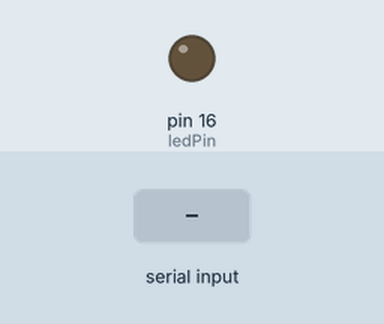
The sketch below on a simulated Arduino Uno, built with avr-gcc and run on an emulated ATmega328P. Shown: output pins drawn as LEDs (lit = HIGH). Inputs (shaded band) come from the test bench.

Above: at 1.2 s.
1.3 s: "F" received over Serial
At 2.3 s:
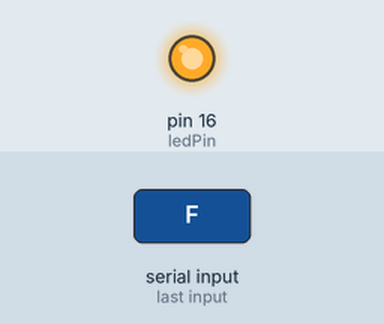
2.8 s: "O" received over Serial
At 3.6 s:
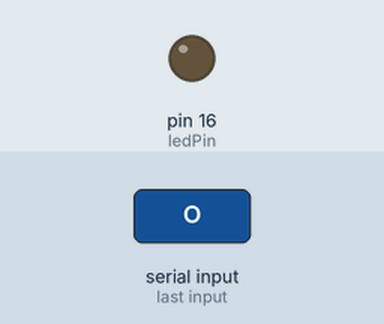
Timing chart, 0 to 5.8 s (numbered marks = the images above; inputs shaded):
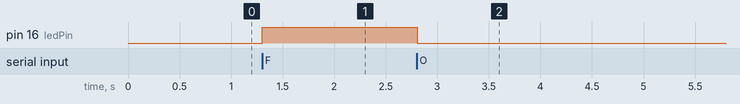

Measured:
- after the input at 1.3 s, pin 16 (ledPin): LOW → HIGH at once
- after the input at 2.8 s, pin 16 (ledPin): HIGH → LOW at once

The sketch:

lab2_2.ino
```cpp
#define ledPin 16
int charReceived;

void setup(){
  pinMode(ledPin, OUTPUT);
  Serial.begin(9600);
}

void loop() {
  if (Serial.available()){
    char temp = Serial.read();
    if(32 <= temp && temp <= 126)
      charReceived = temp;
  }
  if (charReceived == 'O')
    digitalWrite(ledPin,LOW);
  else if (charReceived == 'F')
    digitalWrite(ledPin,HIGH);
  delay(10);
}
```
